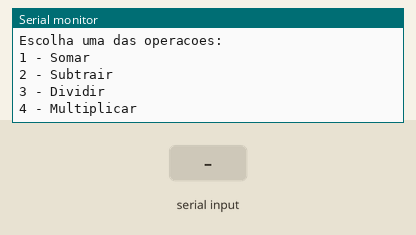
The sketch below on a simulated Arduino Uno, built with avr-gcc and run on an emulated ATmega328P. On the bench: the last lines printed to the serial monitor. The inputs (shaded band) are chosen by the test bench.

Above: at 0.9 s.
1.0 s: "sim" received over Serial
At 3.2 s:
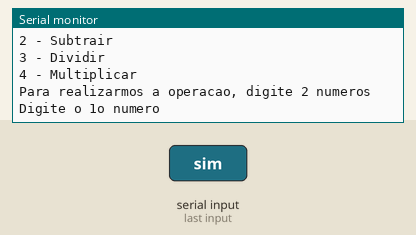
3.5 s: "90,45,200\n" received over Serial
At 4.9 s:
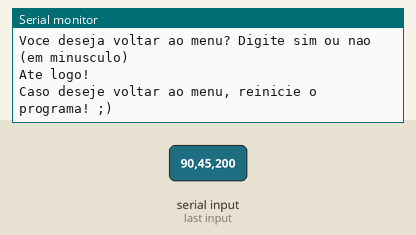

Measured:
- after the input at 1.0 s, the serial monitor: prints a new line after 1.0 s (image 1)
- after the input at 3.5 s, the serial monitor: prints a new line at once (image 2)

The sketch:

calculadora_com_menu1.ino
```cpp
//Váriaveis
int escolhadaoperacao;
float resultado;

//ESTRUTURA: tipoderetono nomedafunção parametros corpo
float adicao(float numero1param, float numero2param = 0){
  	resultado = numero1param + numero2param; // ; indica que é o final da instrução
  	return resultado;
  	//Serial.println ("uhuu!! O resultado da sua soma foi: " + String(resultado));//concatenar
}

float subtracao(float numero1param, float numero2param = 0){
  	resultado = numero1param - numero2param;
  	/*Serial.println ("uhuu!! O resultado da sua subtracao foi: " + String(resultado));//concatenar*/
  	return resultado;
}

float divisao(float numero1param, float numero2param = 0) {
 	resultado = numero1param / numero2param;
  	Serial.println ("uhuu!! O resultado da sua divisao foi: " + String(resultado));//concatenar
}

float multiplicacao (float numero1param, float numero2param = 0) {
  	resultado = numero1param * numero2param;
  	Serial.println ("uhuu!! O resultado da sua divisao foi: " + String(resultado));//concatenar
}


void setup()
{
  	Serial.begin(9600);

  int contador = 0;//variavel inicializadora
  float numero1;
  float numero2;


  do{
    Serial.println("Bem-vindo a calculadora inteligente! :p \n");
    Serial.println("Escolha uma das operacoes:");
    Serial.println("1 - Somar");
    Serial.println("2 - Subtrair");
    Serial.println("3 - Dividir");
    Serial.println("4 - Multiplicar");
    while (! Serial.available()){}
    escolhadaoperacao = Serial.parseInt();


    Serial.println("Para realizarmos a operacao, digite 2 numeros");
    Serial.println("Digite o 1o numero");
     while (! Serial.available()){}
    numero1 = Serial.parseFloat();


    Serial.println("Agora, digite o 2o numero");
     while (! Serial.available()){}
    numero2 = Serial.parseFloat();

    switch(escolhadaoperacao){
      	case 1: //SOMAR
      		//adicao (numero1, numero2);
     		//adicao (numero1);
      		float retornofuncaosomar;
      		retornofuncaosomar = adicao (numero1, numero2);
      		Serial.println("uhuu!! O resultado da sua soma foi: " + String(retornofuncaosomar));

      break;
      	case 2: //subtracao
      		//subtracao (numero1, numero2);
      		float retornofuncaosubtracao; // adicionar uma variavel para o retorno do resultado da subtracao
    		retornofuncaosubtracao = subtracao (numero1, numero2);//chamar o retorno da subtracao com o resultado
      		Serial.println("uhuu!! O resultado da sua subtracao foi: " + String(retornofuncaosubtracao));// exibir o resultado para o usuario

      break;
      	case 3:
      		divisao (numero1,numero2);

      break;
        case 4:
      		multiplicacao (numero1, numero2);

      break;

      default:
      		Serial.println("Opcao invalida! Tente novamente com uma opcao do 1 ao 4. :D");
    }


    Serial.println("Voce deseja voltar ao menu? Digite sim ou nao (em minusculo)");
    while (! Serial.available()){}


    if(Serial.readString() == "sim"){
    	contador = 1;

    }
    else{
      contador = 0;

      Serial.println("Ate logo!");
      Serial.println("Caso deseje voltar ao menu, reinicie o programa! ;)");
    }


  }//executa a condição uma vez assim que inicializa o programa, se a condição for falsa, ele nao continua
 	 while(contador != 0);
}

void loop()
{
  //sem instruções
}
```
